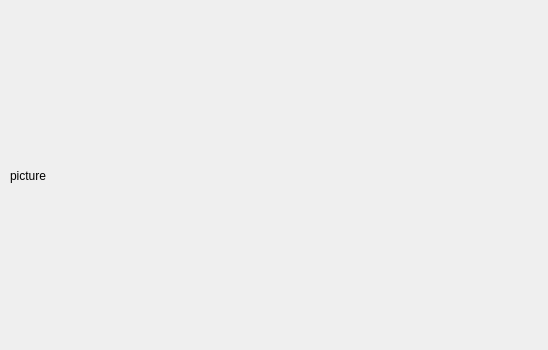
<?xml version="1.0" encoding="UTF-8"?>
<ui version="4.0">
 <class>Widget</class>
 <widget class="QWidget" name="Widget">
  <property name="geometry">
   <rect>
    <x>0</x>
    <y>0</y>
    <width>548</width>
    <height>350</height>
   </rect>
  </property>
  <property name="windowTitle">
   <string>Widget</string>
  </property>
  <widget class="QLabel" name="label">
   <property name="geometry">
    <rect>
     <x>10</x>
     <y>10</y>
     <width>531</width>
     <height>331</height>
    </rect>
   </property>
   <property name="text">
    <string>picture</string>
   </property>
  </widget>
 </widget>
 <layoutdefault spacing="6" margin="11"/>
 <resources/>
 <connections/>
</ui>
